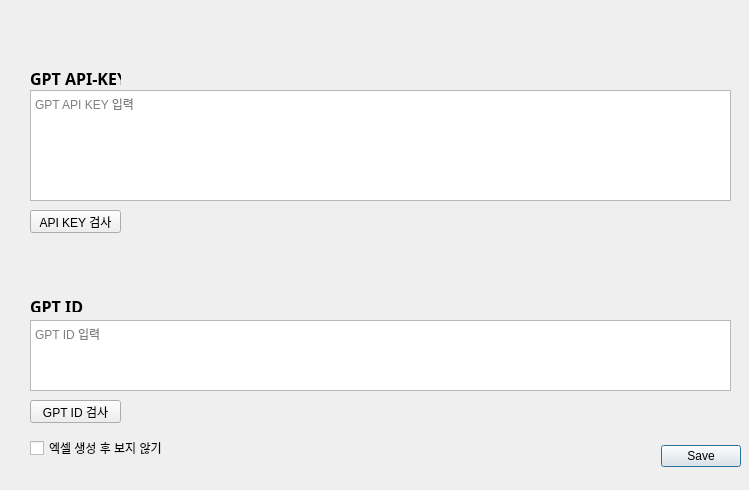
<?xml version="1.0" encoding="UTF-8"?>
<ui version="4.0">
 <class>settings_dialog</class>
 <widget class="QDialog" name="settings_dialog">
  <property name="geometry">
   <rect>
    <x>0</x>
    <y>0</y>
    <width>749</width>
    <height>490</height>
   </rect>
  </property>
  <property name="sizePolicy">
   <sizepolicy hsizetype="Expanding" vsizetype="Expanding">
    <horstretch>0</horstretch>
    <verstretch>0</verstretch>
   </sizepolicy>
  </property>
  <property name="windowTitle">
   <string>Dialog</string>
  </property>
  <property name="whatsThis">
   <string/>
  </property>
  <widget class="QDialogButtonBox" name="buttonBox">
   <property name="geometry">
    <rect>
     <x>400</x>
     <y>440</y>
     <width>341</width>
     <height>32</height>
    </rect>
   </property>
   <property name="orientation">
    <enum>Qt::Horizontal</enum>
   </property>
   <property name="standardButtons">
    <set>QDialogButtonBox::Save</set>
   </property>
   <property name="centerButtons">
    <bool>false</bool>
   </property>
  </widget>
  <widget class="QLabel" name="label_gpt_api_key">
   <property name="geometry">
    <rect>
     <x>30</x>
     <y>70</y>
     <width>91</width>
     <height>16</height>
    </rect>
   </property>
   <property name="font">
    <font>
     <family>Agency FB</family>
     <pointsize>12</pointsize>
     <weight>75</weight>
     <bold>true</bold>
    </font>
   </property>
   <property name="text">
    <string>GPT API-KEY</string>
   </property>
  </widget>
  <widget class="QLabel" name="label_gpt_id">
   <property name="geometry">
    <rect>
     <x>30</x>
     <y>300</y>
     <width>56</width>
     <height>12</height>
    </rect>
   </property>
   <property name="font">
    <font>
     <family>Agency FB</family>
     <pointsize>12</pointsize>
     <weight>75</weight>
     <bold>true</bold>
    </font>
   </property>
   <property name="text">
    <string>GPT ID</string>
   </property>
  </widget>
  <widget class="QTextEdit" name="text_edit_api_key">
   <property name="geometry">
    <rect>
     <x>30</x>
     <y>90</y>
     <width>701</width>
     <height>111</height>
    </rect>
   </property>
   <property name="html">
    <string>&lt;!DOCTYPE HTML PUBLIC &quot;-//W3C//DTD HTML 4.0//EN&quot; &quot;http://www.w3.org/TR/REC-html40/strict.dtd&quot;&gt;
&lt;html&gt;&lt;head&gt;&lt;meta name=&quot;qrichtext&quot; content=&quot;1&quot; /&gt;&lt;style type=&quot;text/css&quot;&gt;
p, li { white-space: pre-wrap; }
&lt;/style&gt;&lt;/head&gt;&lt;body style=&quot; font-family:'Gulim'; font-size:9pt; font-weight:400; font-style:normal;&quot;&gt;
&lt;p style=&quot;-qt-paragraph-type:empty; margin-top:0px; margin-bottom:0px; margin-left:0px; margin-right:0px; -qt-block-indent:0; text-indent:0px;&quot;&gt;&lt;br /&gt;&lt;/p&gt;&lt;/body&gt;&lt;/html&gt;</string>
   </property>
   <property name="placeholderText">
    <string>GPT API KEY 입력</string>
   </property>
  </widget>
  <widget class="QTextEdit" name="text_edit_gpt_id">
   <property name="geometry">
    <rect>
     <x>30</x>
     <y>320</y>
     <width>701</width>
     <height>71</height>
    </rect>
   </property>
   <property name="html">
    <string>&lt;!DOCTYPE HTML PUBLIC &quot;-//W3C//DTD HTML 4.0//EN&quot; &quot;http://www.w3.org/TR/REC-html40/strict.dtd&quot;&gt;
&lt;html&gt;&lt;head&gt;&lt;meta name=&quot;qrichtext&quot; content=&quot;1&quot; /&gt;&lt;style type=&quot;text/css&quot;&gt;
p, li { white-space: pre-wrap; }
&lt;/style&gt;&lt;/head&gt;&lt;body style=&quot; font-family:'Gulim'; font-size:9pt; font-weight:400; font-style:normal;&quot;&gt;
&lt;p style=&quot;-qt-paragraph-type:empty; margin-top:0px; margin-bottom:0px; margin-left:0px; margin-right:0px; -qt-block-indent:0; text-indent:0px;&quot;&gt;&lt;br /&gt;&lt;/p&gt;&lt;/body&gt;&lt;/html&gt;</string>
   </property>
   <property name="placeholderText">
    <string>GPT ID 입력</string>
   </property>
  </widget>
  <widget class="QPushButton" name="validate_api_key_button">
   <property name="geometry">
    <rect>
     <x>30</x>
     <y>210</y>
     <width>91</width>
     <height>23</height>
    </rect>
   </property>
   <property name="text">
    <string>API KEY 검사</string>
   </property>
  </widget>
  <widget class="QPushButton" name="validate_gpt_id_button">
   <property name="geometry">
    <rect>
     <x>30</x>
     <y>400</y>
     <width>91</width>
     <height>23</height>
    </rect>
   </property>
   <property name="text">
    <string>GPT ID 검사</string>
   </property>
  </widget>
  <widget class="QCheckBox" name="show_excel_check">
   <property name="geometry">
    <rect>
     <x>30</x>
     <y>440</y>
     <width>171</width>
     <height>16</height>
    </rect>
   </property>
   <property name="text">
    <string>엑셀 생성 후 보지 않기</string>
   </property>
  </widget>
 </widget>
 <resources/>
 <connections>
  <connection>
   <sender>buttonBox</sender>
   <signal>accepted()</signal>
   <receiver>settings_dialog</receiver>
   <slot>accept()</slot>
   <hints>
    <hint type="sourcelabel">
     <x>248</x>
     <y>254</y>
    </hint>
    <hint type="destinationlabel">
     <x>157</x>
     <y>274</y>
    </hint>
   </hints>
  </connection>
  <connection>
   <sender>buttonBox</sender>
   <signal>rejected()</signal>
   <receiver>settings_dialog</receiver>
   <slot>reject()</slot>
   <hints>
    <hint type="sourcelabel">
     <x>316</x>
     <y>260</y>
    </hint>
    <hint type="destinationlabel">
     <x>286</x>
     <y>274</y>
    </hint>
   </hints>
  </connection>
 </connections>
</ui>
